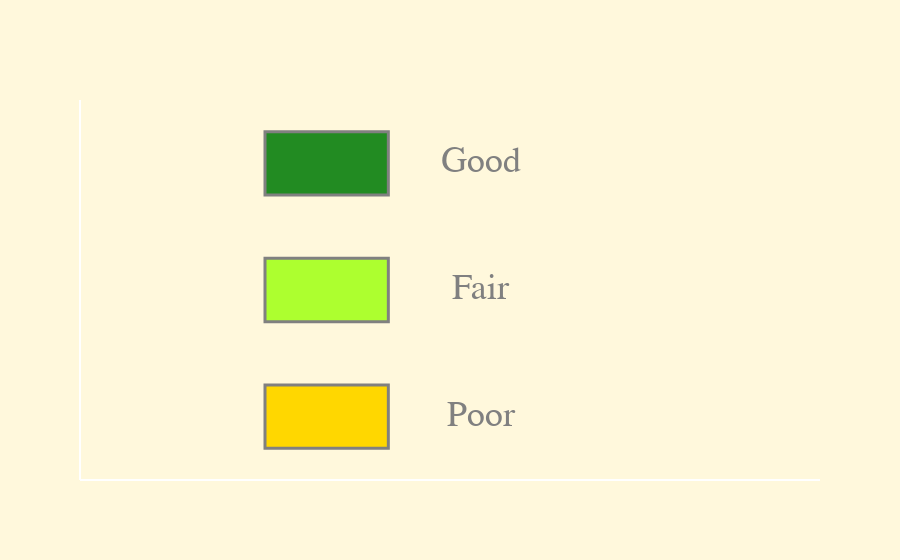

Notebook code cell kept with this figure:
### Code cell
legend = draw_dial_legend()
fig.show()

### Figure 1 — Plotly figure (JSON) as saved in the notebook; plotly's stock layout.template omitted (floating-point values rounded to 4 significant figures)
{"data": [{"mode": "text", "text": ["Poor", "Fair", "Good"], "type": "scatter", "x": [13, 13, 13], "y": [4, 12, 20]}], "layout": {"font": {"color": "gray", "family": "Arial", "size": 36}, "paper_bgcolor": "cornsilk", "plot_bgcolor": "rgba(0,0,0,0)", "shapes": [{"fillcolor": "gold", "line": {"color": "gray", "width": 3}, "type": "rect", "x0": 0.25, "x1": 0.4167, "xref": "paper", "y0": 0.08333, "y1": 0.25, "yref": "paper"}, {"fillcolor": "greenyellow", "line": {"color": "gray", "width": 3}, "type": "rect", "x0": 0.25, "x1": 0.4167, "xref": "paper", "y0": 0.4167, "y1": 0.5833, "yref": "paper"}, {"fillcolor": "forestgreen", "line": {"color": "gray", "width": 3}, "type": "rect", "x0": 0.25, "x1": 0.4167, "xref": "paper", "y0": 0.75, "y1": 0.9167, "yref": "paper"}], "xaxis": {"range": [0, 24], "showgrid": false, "showticklabels": false}, "yaxis": {"range": [0, 24], "showgrid": false, "showticklabels": false}}}
